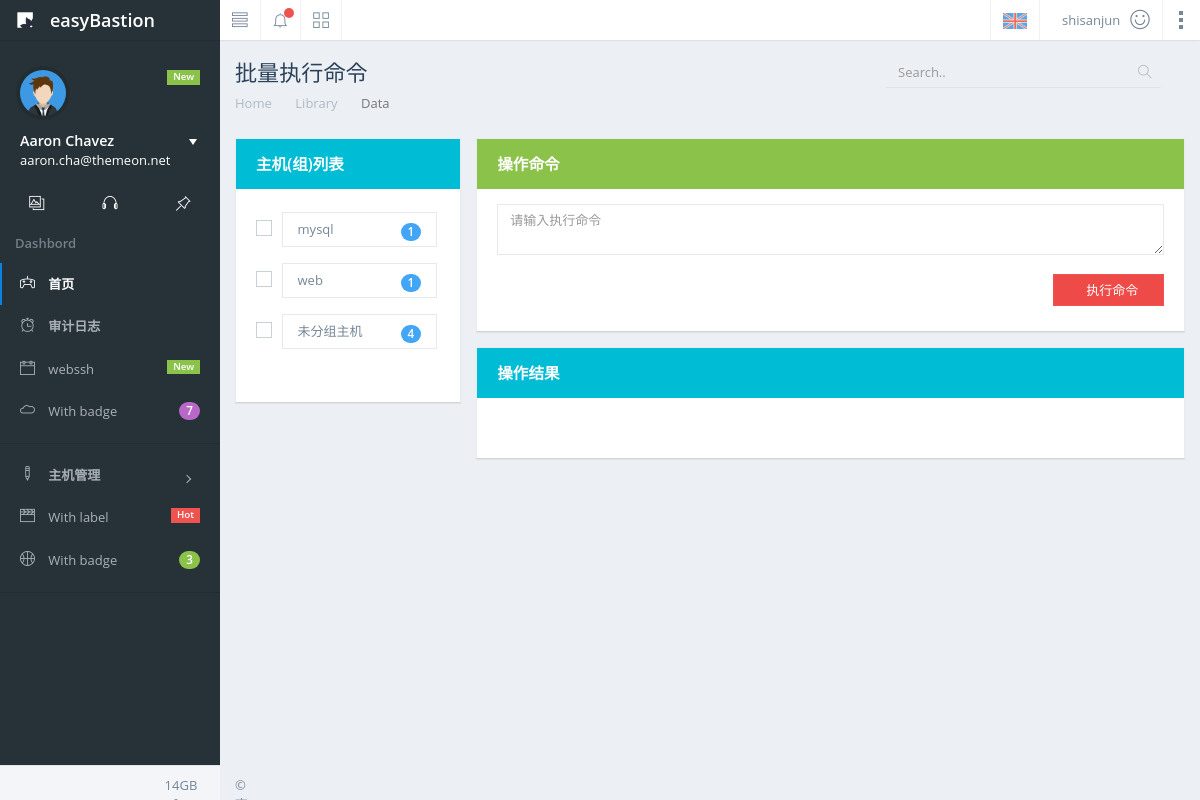
Screenshot of /multitask (signed in) with the database file from the repository.
### repository/models.py (models this page shows, shortened)
class UserProfile(AbstractBaseUser):
    email = models.EmailField(
            verbose_name='邮箱地址',
            max_length=255,
            unique=True,
    )
    name = models.CharField(max_length=64, verbose_name="用户名")
    bind_host = models.ManyToManyField("BindUserHosts", verbose_name="主机", blank=True)
    bind_group = models.ManyToManyField("HostGroup", verbose_name="主机组", blank=True)
    role=models.ManyToManyField("Role",verbose_name="所属角色")
    is_active = models.BooleanField(default=True, verbose_name="是否激活")
    is_admin = models.BooleanField(default=False, verbose_name="是否管理员")
    objects = MyUserManager()
    USERNAME_FIELD = 'email'
    REQUIRED_FIELDS = ['name']
    class Meta:
        verbose_name = "系统用户"
        verbose_name_plural = "系统用户"

class HostGroup(models.Model):
    name=models.CharField(max_length=64,unique=True,verbose_name="主机组名称")
    hosts=models.ManyToManyField(BindUserHosts,verbose_name="主机")
    def __str__(self):
        return self.name
    class Meta:
        verbose_name="主机组"
        verbose_name_plural="主机组"

### web/views/func.py (the view)
# urls.py: url(r'^multitask$', func.multitask, name="multitask"),
@login_required
def multitask(request):
    return render(request, "multitask_cmd.html")

### templates/multitask_cmd.html (shortened to what this page needs)
{% extends "index.html" %}
{% block page-title %}
    批量执行命令
{% endblock %}
{% block page-content %}
    <div class="row">
        <div class="col-lg-3">
            <div class="panel panel-info">
                <div class="panel-heading">
                    <h3 class="panel-title">主机(组)列表</h3>
                </div>
                <div class="panel-body">
                    <div class="list-group form-block">
                        {% for group in request.user.bind_group.select_related %}
                            <label class="form-checkbox form-normal form-primary active form-text"
                                   onclick="HostListDisplay(this)">
                                <a class="list-group-item" href="#">
                                    {{ group }}
                                    <span class="badge badge-primary">{{ group.hosts.all.count }}</span>
                                </a>
                            </label>
                        {% endfor %}
                        <label class="form-checkbox form-normal form-primary active form-text"
                               onclick="HostListDisplay(this)">
                            <a class="list-group-item" href="#">
                                未分组主机
                                <span class="badge badge-primary">{{ request.user.bind_host.count }}</span>
                            </a>
                        </label>
                    </div>
                </div>
            </div>
        </div>
        <div class="col-lg-9">
            <div class="panel  panel-success">
                <div class="panel-heading">
                    <h3 class="panel-title">操作命令</h3>
                </div>
                <div class="panel-body">
                    <div class="row" id="cmd_div">
                        <textarea id="cmd_text" class="form-control" type="text" placeholder="请输入执行命令"></textarea>
                        <br>
                        <input id="submit_cmd" class="col-lg-2 btn btn-danger pull-right" type="submit" value="执行命令">
                    </div>
                </div>
            </div>
            <div class="panel panel-info">
                <div class="panel-heading">
                    <h3 class="panel-title">操作结果</h3>
                </div>
                <div class="panel-body">
                </div>
            </div>
        </div>
    </div>
{% endblock %}

### templates/index.html (shortened to what this page needs)
{% extends "base.html" %}
{% block body %}
    <div id="container" class="effect mainnav-lg navbar-fixed">
        <header id="navbar">
            <div id="navbar-container" class="boxed">
                <div class="navbar-header">
                    <a href="index.html" class="navbar-brand">
                        <img src="/static/img/logo.png" alt="Nifty Logo" class="brand-icon">
                        <div class="brand-title">
                            <span class="brand-text">easyBastion</span>
                        </div>
                    </a>
                </div>
                <div class="navbar-content clearfix">
                    <ul class="nav navbar-top-links pull-left">
                        <li class="tgl-menu-btn">
                            <a class="mainnav-toggle" href="#">
                                <i class="ti-view-list icon-lg"></i>
                            </a>
                        </li>
                        <li class="dropdown">
                            <a href="#" data-toggle="dropdown" class="dropdown-toggle">
                                <i class="ti-bell icon-lg"></i>
                                <span class="badge badge-header badge-danger"></span>
                            </a>
                        </li>
                        <li class="mega-dropdown">
                            <a href="#" class="mega-dropdown-toggle">
                                <i class="ti-view-grid icon-lg"></i>
                            </a>
                        </li>
                    </ul>
                    <ul class="nav navbar-top-links pull-right">
                        <li class="dropdown">
                            <a class="lang-selector dropdown-toggle" href="#" data-toggle="dropdown">
                                <span class="lang-selected">
                                    <img class="lang-flag" src="/static/img/flags/united-kingdom.png" alt="English">
                                </span>
                            </a>
                        </li>
                        <li id="dropdown-user" class="dropdown">
                            <a href="#" data-toggle="dropdown" class="dropdown-toggle text-right">
                                <span class="pull-right">
                                    <i class="ti-face-smile ic-user"></i>
                                </span>
                                <div class="username hidden-xs">{{ request.user.name }}</div>
                            </a>
                        </li>
                        <li>
                            <a href="#" class="aside-toggle navbar-aside-icon">
                                <i class="pci-ver-dots"></i>
                            </a>
                        </li>
                    </ul>
                </div>
            </div>
        </header>
        <div class="boxed">
            <div id="content-container">
                <div id="page-title">
                    <h1 class="page-header text-overflow">{% block page-title %}page tile{% endblock %}</h1>
                    <div class="searchbox">
                        <div class="input-group custom-search-form">
                            <input type="text" class="form-control" placeholder="Search..">
                            <span class="input-group-btn">
                                <button class="text-muted" type="button"><i class="ti-search"></i></button>
                            </span>
                        </div>
                    </div>
                </div>
                <ol class="breadcrumb">
                    {% block page-nav %}
                        <li><a href="#">Home</a></li>
                        <li><a href="#">Library</a></li>
                        <li class="active">Data</li>
                    {% endblock %}
                </ol>
                <div id="page-content">
                    {% block page-content %}
                    {% endblock %}
                </div>
            </div>
            <nav id="mainnav-container">
                <div id="mainnav">
                    <div id="mainnav-menu-wrap">
                        <div class="nano">
                            <div class="nano-content">
                                <div id="mainnav-profile" class="mainnav-profile">
                                    <div class="profile-wrap">
                                        <div class="pad-btm">
                                            <span class="label label-success pull-right">New</span>
                                            <img class="img-circle img-sm img-border"
                                                 src="/static/img/profile-photos/1.png"
                                                 alt="Profile Picture">
                                        </div>
                                        <a href="#profile-nav" class="box-block" data-toggle="collapse"
                                           aria-expanded="false">
                                            <span class="pull-right dropdown-toggle">
                                                <i class="dropdown-caret"></i>
                                            </span>
                                            <p class="mnp-name">Aaron Chavez</p>
                                            <span class="mnp-desc">aaron.cha@themeon.net</span>
                                        </a>
                                    </div>
                                </div>
                                <div id="mainnav-shortcut">
                                    <ul class="list-unstyled">
                                        <li class="col-xs-4" data-content="Shortcut 1">
                                            <a class="shortcut-grid" href="#">
                                                <i class="ti-gallery"></i>
                                            </a>
                                        </li>
                                        <li class="col-xs-4" data-content="Shortcut 2">
                                            <a class="shortcut-grid" href="#">
                                                <i class="ti-headphone"></i>
                                            </a>
                                        </li>
                                        <li class="col-xs-4" data-content="Shortcut 3">
                                            <a class="shortcut-grid" href="#">
                                                <i class="ti-pin-alt"></i>
                                            </a>
                                        </li>
                                    </ul>
                                </div>
                                <ul id="mainnav-menu" class="list-group">
                                    <li class="list-header">Dashbord</li>
                                    <li class="active-link">
                                        <a href="#">
                                            <i class="ti-game"></i>
                                            <span class="menu-title">首页</span>
                                        </a>
                                    </li>
                                    <li>
                                        <a href="{% url "auditlog" %}">
                                            <i class="ti-alarm-clock"></i>
						                    <span class="menu-title">
												<strong>审计日志</strong>
											</span>
                                        </a>
                                    </li>
                                    <li>
                                        <a href="#">
                                            <i class="ti-calendar"></i>
						                    <span class="menu-title">
												webssh
												<span class="label label-success pull-right">New</span>
											</span>
                                        </a>
                                    </li>
                                    <li>
                                        <a href="#">
                                            <i class="ti-cloud"></i>
						                    <span class="menu-title">
												With badge
												<span class="pull-right badge badge-purple">7</span>
											</span>
                                        </a>
                                    </li>
                                    <li class="list-divider"></li>
                                    <li>
                                        <a href="#">
                                            <i class="ti-pencil-alt2"></i>
						                    <span class="menu-title">
												<strong>主机管理</strong>
											</span>
                                            <i class="arrow"></i>
                                        </a>
                                    </li>
                                    <li>
                                        <a href="#">
                                            <i class="ti-video-clapper"></i>
						                    <span class="menu-title">
												With label
												<span class="label label-danger pull-right">Hot</span>
											</span>
                                        </a>
                                    </li>
                                    <li>
                                        <a href="#">
                                            <i class="ti-basketball"></i>
						                    <span class="menu-title">
												With badge
												<span class="pull-right badge badge-success">3</span>
											</span>
                                        </a>
                                    </li>
                                    <li class="list-divider"></li>
                                </ul>
                            </div>
                        </div>
                        <footer id="footer">
                            <div class="hide-fixed pull-right pad-rgt">
                                14GB of <strong>512GB</strong> Free.
                            </div>
                            <p class="pad-lft">&#0169; 李祥</p>
                        </footer>
                    </div>
                </div>
            </nav>
        </div>
    </div>
{% endblock %}

### rows the page displays
UserProfile: user.name "shisanjun", user.bind_host.count "4"
HostGroup: name "mysql", hosts.all.count "1"
HostGroup: name "web", hosts.all.count "1"
